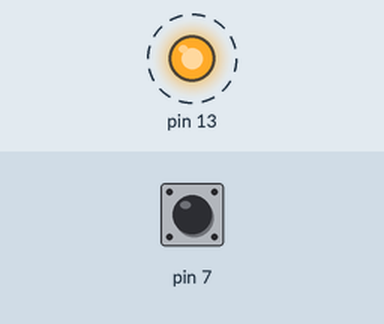
Simulated run of this sketch. Board: Arduino Uno, built with avr-gcc and run on an emulated ATmega328P. Shown: output pins drawn as LEDs (lit = HIGH). Dashed ring = blinking. Inputs (shaded band) come from the test bench; at power-on: pin 7 HIGH.

Above: at 0.05 s.
Timing chart, 0 to 3.0 s (numbered marks = the images above):
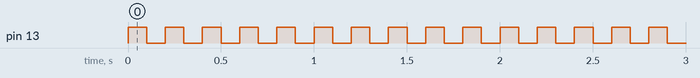

The sketch:

sketch_jan14a.ino
```cpp
int blinker;
int blinker_aktiv;
void setup() {
  // put your setup code here, to run once:
  blinker = 0;
  blinker_aktiv = 0;
  pinMode(7, INPUT_PULLUP);
  pinMode(13, OUTPUT);
}

void loop() {
  // put your main code here, to run repeatedly:
  int gedrueckt = digitalRead(7);
  blinker = 1 - blinker;
  if(gedrueckt == HIGH)
  {
    blinker_aktiv = 1 - blinker_aktiv;
  }
  if(blinker_aktiv == 1)
  {
    digitalWrite(13, blinker);
  }
  else
  {
    digitalWrite(13, LOW);
  }
  delay(100);
}
```

Measured:
- by itself, pin 13: alternates HIGH for 0.10 s and LOW for 0.10 s
